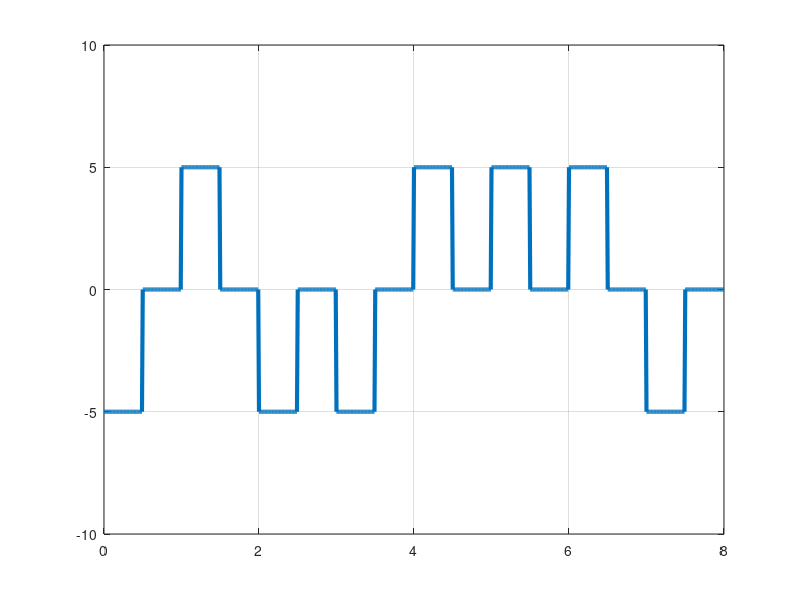

This chart was generated by the following MATLAB code:
bits=[0 1 0 0 1 1 1 0];
bitduration=1;
T=length(bits)*bitduration;
fs=100;
t=0:bitduration/fs:T;

x=zeros(1,length(t));






for i=1:length(bits)

    if(bits(i)==1)


      x((i-1)*fs+1:(i*fs-fs/2))=5;



     else

       x((i-1)*fs+1:(i*fs-fs/2))=-5;


    end



end




plot(t,x,'Linewidth',3);
xlim([0,T]);
ylim([-10 10]);
grid on;

counter=0;



for i=1:fs:length(x)-1
  counter=counter+1;
    if(x(i)==5)
      result(counter)=1;
    else
       result(counter)=0;

    end
end

  disp('result')
